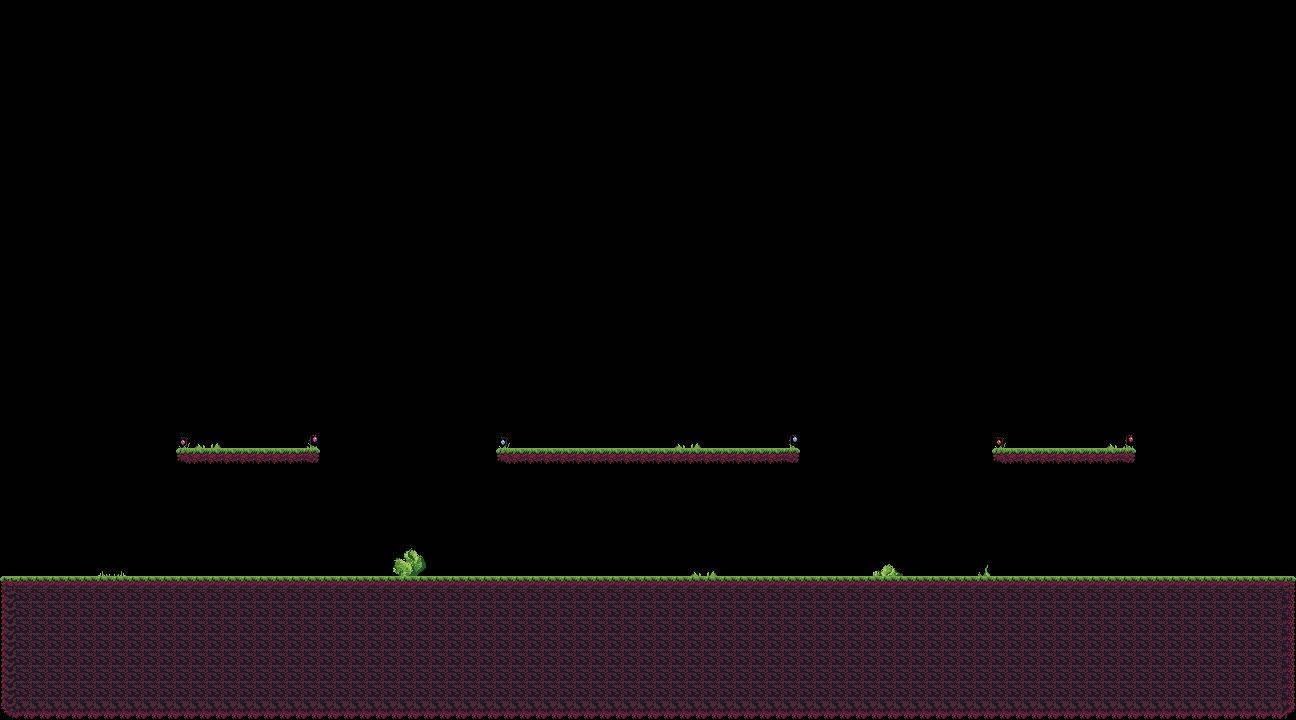

This game map was drawn from its Tiled (.tmx) file and the tilesets committed beside it. A one-line description and the trimmed map source follow:
An orthogonal 81x45 tile map with 16x16 px tiles, 1 tile layer (Terreno).

<map version="1.10" tiledversion="1.10.1" orientation="orthogonal" renderorder="right-down" width="81" height="45" tilewidth="16" tileheight="16" infinite="0" nextlayerid="4" nextobjectid="1">
 <tileset firstgid="1" source="Terreno.tsx" />
 <layer id="1" name="Terreno" width="81" height="45">
  <data>[3645 cells, 791 non-empty, 32 distinct tile ids]</data>
 </layer>
</map>
